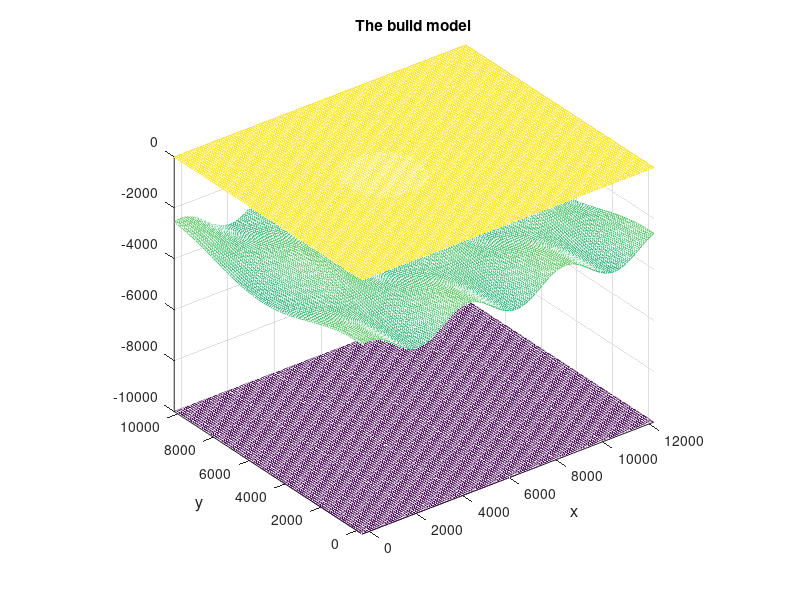

Here is the MATLAB script that generated this plot:
% Generate a low velocity basin model 

clear all;
close all;

%------------------------------------------------------------------------------
%-- x and y sampling
%------------------------------------------------------------------------------

nghost = 3;
nx = 126;
ny = 106;
dx = 100;
dy = 100;
x0 = 0.0 - nghost * dx;
y0 = 0.0 - nghost * dy;
Lx = nx * dx;
Ly = ny * dy;

x1d = [0 : nx-1] * dx + x0;
y1d = [0 : ny-1] * dy + y0;

basin_x0 = x1d(50);
basin_y0 = y1d(53);
basin_e0 = 0.0 ;
basin_r0 = 15 * dx;

%------------------------------------------------------------------------------
%-- velocity structures
%------------------------------------------------------------------------------

num_of_layer = 3;

%-- backround 1D structure

%- roughly depth of each interface
%dep     = [-1e3, basin_r0, 3e3, 10e3];
dep     = [0, basin_r0, 3e3, 10e3];

Vp      = [ 1500, 3000, 5000, 8000];
Vp_grad = [ 0.2 ,  0.0, 0.0,  0 ];
Vp_pow  = [ 1.0 ,  1.0, 1.0,  1 ];

Vs       = [ 1000, 1500, 2500, 3000 ];
Vs_grad  = [ 0.2 ,  0.0, 0.0,  0 ];
Vs_pow  = [ 1.0 ,  1.0, 1.0,  1 ];

den      = [ 1000, 2000, 3000, 3500 ];
den_grad = [ 0.2 ,  0.0, 0.0,  0 ];
den_pow  = [ 1.0 ,  1.0, 1.0,  1 ];

%-- construct 3D structure,
%--   grad and pow are general 1D enough

[x2d, y2d] = meshgrid(x1d,y1d);

%-- calculate elevation of each interface
lay_elev = zeros(ny, nx, num_of_layer+1);
lay_Vp   = zeros(ny, nx, num_of_layer+1);
lay_Vs   = zeros(ny, nx, num_of_layer+1);
lay_den  = zeros(ny, nx, num_of_layer+1);

%-- 1st: free surface
lay_Vp  (:,:,1) =  Vp(1);
lay_Vs  (:,:,1) =  Vs(1);
lay_den (:,:,1) = den(1);
lay_elev(:,:,1) = -dep(1);

%-- 2nd: basin
lay_Vp  (:,:,2) =  Vp(2);
lay_Vs  (:,:,2) =  Vs(2);
lay_den (:,:,2) = den(2);

lay_elev(:,:,2) = lay_elev(:,:,1);
for j = 1 : ny
for i = 1 : nx
    r2d = sqrt((x1d(i) - basin_x0)^2 + (y1d(j) - basin_y0)^2);
    %if in basin
    if r2d <= basin_r0
      %-- (x-x0)^2 + (y-y0)^2 + (e-e0)^2 = r^2
      lay_elev(j,i,2) = - (sqrt( basin_r0^2 - r2d^2 ) + basin_e0 );
    end
end
end

% velocity perturbation
num_circle_x = 4; %- how many circle along x
num_circle_y = 3; %- how many circle along y
lay_Vp(:,:,2) =  (   cos(num_circle_x * x2d / Lx * 2*pi)  ...
                  .* cos(num_circle_y * y2d/Ly*2*pi) ...
                  .* 0.2 ...
                  + 1.0 ) ...
                  .* lay_Vp(:,:,2);
lay_Vs(:,:,2) =  (   cos(num_circle_x * x2d / Lx * 2*pi)  ...
                  .* cos(num_circle_y * y2d/Ly*2*pi) ...
                  .* 0.2 ...
                  + 1.0 ) ...
                  .* lay_Vs(:,:,2);
lay_den(:,:,2) = (    cos(num_circle_x * x2d / Lx * 2*pi)  ...
                  .* cos(num_circle_y * y2d/Ly*2*pi) ...
                  .* 0.2 ...
                  + 1.0 ) ...
                  .* lay_den(:,:,2);

%-- 3rd: topo
lay_Vp  (:,:,3) =  Vp(3);
lay_Vs  (:,:,3) =  Vs(3);
lay_den (:,:,3) = den(3);

num_circle_x = 3; %- how many circle along x
num_circle_y = 1; %- how many circle along y
lay_elev(:,:,3) =    cos(num_circle_x * x2d / Lx * 2*pi)  ...
                  .* cos(num_circle_y * y2d/Ly*2*pi) ...
                  .* 5 * dx ...
                  - dep(3);

%-- 4rd: topo
lay_Vp  (:,:,4) =  Vp(4);
lay_Vs  (:,:,4) =  Vs(4);
lay_den (:,:,4) = den(4);

lay_elev(:,:,4) = -dep(4);

%------------------------------------------------------------------------------
%-- plot
%------------------------------------------------------------------------------

figure;
for ilay = 1 : num_of_layer+1
    mesh(x2d, y2d, lay_elev(:,:,ilay));
    hold on;
    xlabel('x','fontsize', 12);
    ylabel('y','fontsize', 12);
    axis image;
    title('The build model');
end

%%%% 
%figure;
%drawmodel(501,501,300,-2500,0,-3000,10,10,10,'rho.dat',[],0,[]);

%==============================================================================
%-- write file
%==============================================================================

% first line of 3lay header is media_type, can take:  
%  one_component, 
%  acoustic_isotropic, 
%  elastic_isotropic, 
%  elastic_vti_prem, elastic_vti_thomsen, elastic_vti_cij,
%  elastic_tti_thomsen, elastic_tti_bond,
%  elastic_aniso_cij
media_type = 'elastic_isotropic'

fnm_ou = 'basin_el_iso.md3lay'

fid = fopen(fnm_ou,'w');

%-- 1st: type
fprintf(fid, '%s\n',media_type);

%-- 2nd: number of layer
fprintf(fid, '%d\n', num_of_layer + 1);

%-- 3rd
fprintf(fid, '%d %d %f %f %f %f\n', nx, ny, x0, y0, dx, dy);

%-- rest
  for ilay = 1 : num_of_layer+1
      for j = 1 : ny
          for i = 1 : nx
              % elevation
            	fprintf(fid, '%g', lay_elev(j,i,ilay));
              % rho
            	fprintf(fid, ' %g %g %g', lay_den(j,i,ilay), den_grad(ilay), den_pow(ilay));
              % Vp
            	fprintf(fid, ' %g %g %g', lay_Vp(j,i,ilay), Vp_grad(ilay), Vp_pow(ilay));
              % Vs
            	fprintf(fid, ' %g %g %g', lay_Vs(j,i,ilay), Vs_grad(ilay), Vs_pow(ilay));
              % return
            	fprintf(fid, '\n');
          end
      end
  end
fclose(fid);

